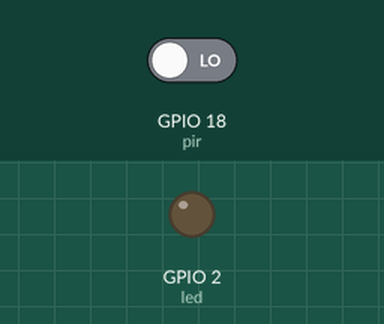
Bench run of a program on a simulated ESP32 board running MicroPython. Parts: output pins drawn as LEDs (lit = HIGH). The inputs (shaded band) are chosen by the test bench; at power-on: GPIO 18 (pir) LOW. What the program prints to the serial console is not drawn.

Above: at 1.2 s.
1.3 s: GPIO 18 (pir) driven HIGH
At 2.5 s:
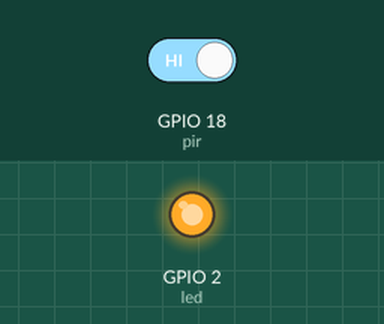
2.8 s: GPIO 18 (pir) driven LOW
At 3.9 s:
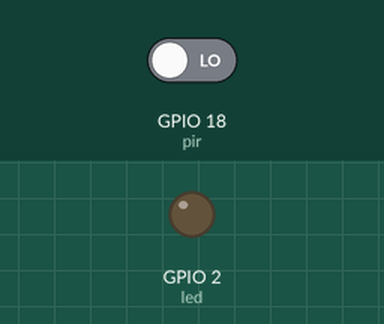
Timing chart, 0 to 5.8 s (numbered marks = the images above; inputs shaded):
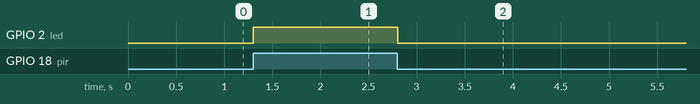

The program:

main.py
```python
"""
Sensor PIR - Detectando Movimiento como un Radar Humano (ESP32)
==============================================================

¿QUÉS ES UN SENSOR PIR?
PIR = "Passive InfraRed" (Infrarrojo Pasivo). Es un sensor que detecta
el calor emitido por los cuerpos (personas, animales, objetos calientes).

Cuando alguien se mueve frente al sensor, cambia la cantidad de infrarrojo
que llega al sensor, y eso lo detecta como "movimiento".

📚 CÓMO FUNCIONA:
─────────────────────────────────────────────────────────────────────────
El sensor PIR HC-SR501 tiene dos potenciómetros:
• Sensibilidad: qué tan lejos detecta (3-7 metros)
• Tiempo: cuánto tiempo permanece en ALTO después de detectar

Su comportamiento:
• Detecta movimiento → salida = ALTO (3.3V)
• No hay movimiento → salida = BAJO (0V)

Se usa en:
• Luces automático de pasillos
• Sistemas de alarma
• Cámaras de seguridad
• Autos (luces automáticas)

Hardware: ESP32 DevKit V1
Plataforma: Wokwi
Componentes: LED, resistor 220Ω, sensor PIR HC-SR501

📌 CONEXIONES FÍSICAS:
─────────────────────────────────────────────────────────
  LED indicador (GPIO 2 - LED integrado del ESP32):
    GPIO 2 ────► ÁNODO LED
    CÁTODO ──► Resistor 220Ω ──► GND

  Sensor PIR:
    GPIO 18 (ESP32) ────► OUTPUT (cable amarillo)
    VCC (5V ESP32) ──────► VCC (cable rojo)
    GND (ESP32) ─────────► GND (cable negro)

  El ESP32 tiene un LED azul integrado en GPIO 2, que usamos como indicador.
  El sensor PIR necesita 5V para funcionar bien.

Lenguaje: MicroPython
"""

# ═══════════════════════════════════════════════════════════════════════════
# EXPLICACIÓN DEL CÓDIGO
# ═══════════════════════════════════════════════════════════════════════════

from machine import Pin
import time

# ─────────────────────────────────────────────────────────────────────────
# CONFIGURACIÓN DE PINES
# ─────────────────────────────────────────────────────────────────────────

# LED en GPIO 2 (el LED azul integrado del ESP32)
led = Pin(2, Pin.OUT)
led.value(0)  # Apagado al inicio

# Sensor PIR en GPIO 18
pir = Pin(18, Pin.IN)

# Variables de estado
detecciones = 0  # Contador de detecciones
ultimo_estado = 0  # Estado anterior del sensor

# Mensaje inicial
print("🚨 INICIANDO: Sensor PIR en ESP32")
print("   GPIO 2 → LED indicador (azul integrado)")
print("   GPIO 18 → Sensor PIR")
print("   ¡Mueve tu mano frente al sensor para probar!")
print("=" * 50)

# ═══════════════════════════════════════════════════════════════════════════
# BUCLE PRINCIPAL - Detectar movimiento
# ═══════════════════════════════════════════════════════════════════════════

while True:
    # Leer estado actual del sensor
    estado_actual = pir.value()

    # Detectar INICIO de movimiento (flanco de subida: 0 → 1)
    if estado_actual == 1 and ultimo_estado == 0:
        led.value(1)  # Encender LED
        detecciones += 1
        print(f"🔔 MOVIMIENTO DETECTADO! (#{detecciones})")

    # Detectar FIN de movimiento (flanco de bajaa: 1 → 0)
    elif estado_actual == 0 and ultimo_estado == 1:
        led.value(0)  # Apagar LED
        print("✅ Movimiento terminado")
        print("-" * 40)

    # Actualizar estado para la siguiente iteración
    ultimo_estado = estado_actual

    # Pausa pequeña para no saturar el CPU
    time.sleep(0.1)
```

Measured:
- after the input at 1.3 s, GPIO 2 (led): LOW → HIGH at once
- after the input at 2.8 s, GPIO 2 (led): HIGH → LOW at once
